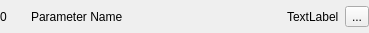
<?xml version="1.0" encoding="UTF-8"?>
<ui version="4.0">
 <class>PluginParameter</class>
 <widget class="QWidget" name="PluginParameter">
  <property name="geometry">
   <rect>
    <x>0</x>
    <y>0</y>
    <width>369</width>
    <height>33</height>
   </rect>
  </property>
  <property name="windowTitle">
   <string>Form</string>
  </property>
  <layout class="QHBoxLayout" name="horizontalLayout">
   <property name="margin">
    <number>0</number>
   </property>
   <item>
    <widget class="QLabel" name="l_index">
     <property name="text">
      <string>0</string>
     </property>
     <property name="alignment">
      <set>Qt::AlignLeft|Qt::AlignVCenter</set>
     </property>
     <property name="minimumSize">
      <size>
       <width>25</width>
       <height>0</height>
      </size>
     </property>
    </widget>
   </item>
   <item>
    <widget class="QLabel" name="l_name">
     <property name="text">
      <string>Parameter Name</string>
     </property>
     <property name="alignment">
      <set>Qt::AlignLeft|Qt::AlignVCenter</set>
     </property>
    </widget>
   </item>
   <item>
    <widget class="ParamSpinBox" name="widget" native="true">
     <property name="sizePolicy">
      <sizepolicy hsizetype="Expanding" vsizetype="Preferred">
       <horstretch>0</horstretch>
       <verstretch>0</verstretch>
      </sizepolicy>
     </property>
     <property name="contextMenuPolicy">
      <enum>Qt::CustomContextMenu</enum>
     </property>
    </widget>
   </item>
   <item>
    <widget class="QLabel" name="l_status">
     <property name="text">
      <string>TextLabel</string>
     </property>
     <property name="alignment">
      <set>Qt::AlignLeft|Qt::AlignVCenter</set>
     </property>
    </widget>
   </item>
   <item>
    <widget class="QToolButton" name="tb_options">
     <property name="text">
      <string>...</string>
     </property>
    </widget>
   </item>
  </layout>
 </widget>
 <customwidgets>
  <customwidget>
   <class>ParamSpinBox</class>
   <extends>QWidget</extends>
   <header>widgets/paramspinbox.h</header>
   <container>1</container>
  </customwidget>
 </customwidgets>
 <resources/>
 <connections/>
</ui>
